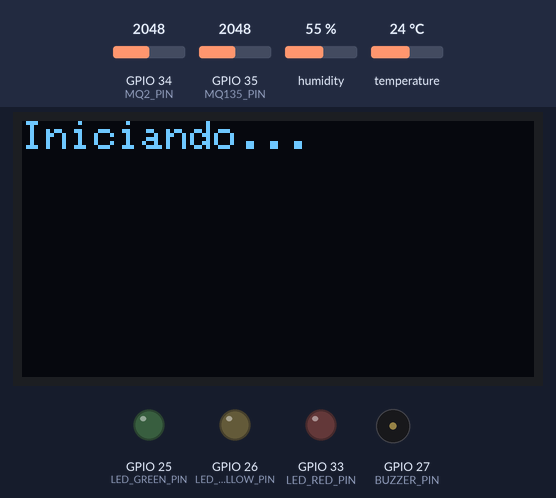
Bench run of a sketch on a simulated ESP32. Shown: 128×64 one-colour display, output pins drawn as LEDs (lit = HIGH), buzzer (waves = sounding, pin HIGH). The inputs (shaded band) are chosen by the test bench; at power-on: GPIO 34 (MQ2_PIN) = 2048, GPIO 35 (MQ135_PIN) = 2048, humidity 55 %, temperature 24 °C. WiFi joins after 1.5 s; servers stay silent unless stated; web services answer with replies made up by the test bench; what the sketch prints to the serial monitor is not drawn.

Above: at 0.6 s.
At 2.1 s:
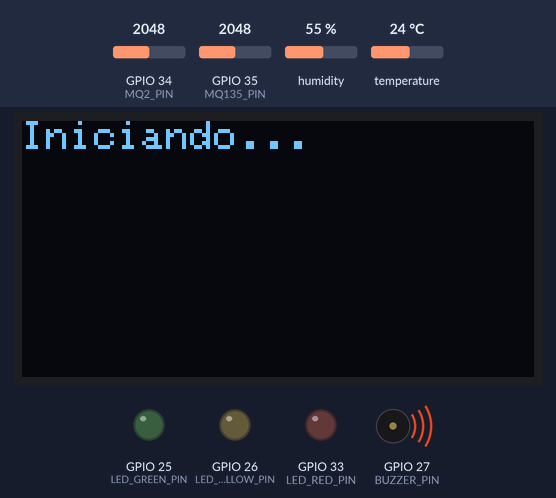
At 3.2 s:
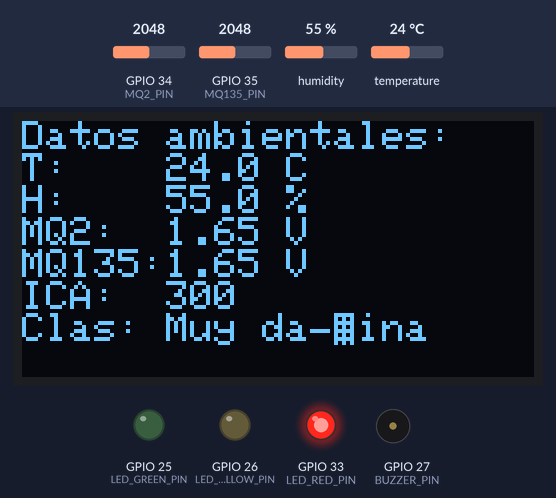
At 19.5 s:
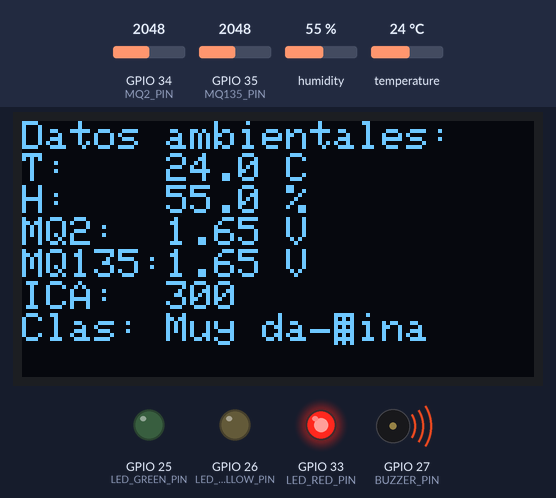
Timing chart, 0 to 37.1 s (numbered marks = the images above):
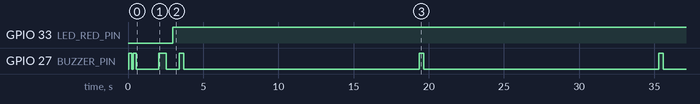

The sketch:

proyecto_particulas.ino
```cpp
#include <WiFi.h>
#include <HTTPClient.h>
#include <Adafruit_GFX.h>
#include <Adafruit_SSD1306.h>
#include "DHT.h"
#include <ArduinoJson.h>

// -------- CONFIGURACIÓN --------
#define DHTPIN            13
#define DHTTYPE           DHT11
#define MQ2_PIN           34
#define MQ135_PIN         35
#define LED_GREEN_PIN     25
#define LED_YELLOW_PIN    26
#define LED_RED_PIN       33
#define BUZZER_PIN        27

#define SCREEN_WIDTH      128
#define SCREEN_HEIGHT     64
#define OLED_RESET        -1

#define WIFI_SSID         "jmaitac"
#define WIFI_PASSWORD     "12345678"
#define THINGSPEAK_APIKEY "69T2P3TIZAJBX0NV"

#define TELEGRAM_BOT_TOKEN "7825542825:AAE3mPWmsr1SFIH1Tk_aYca6ezCL3jERzGg"
#define TELEGRAM_CHAT_ID   "865409686"

// -------- OBJETOS Y VARIABLES --------
DHT dht(DHTPIN, DHTTYPE);
Adafruit_SSD1306 display(SCREEN_WIDTH, SCREEN_HEIGHT, &Wire, OLED_RESET);

long   lastUpdateId    = 0;
float  lastTemp        = NAN;
float  lastHum         = NAN;
float  lastMQ2         = NAN;
float  lastMQ135       = NAN;
int    lastICA         = 0;
String lastClasificacion;
bool   alertsEnabled   = true;

// Contadores de alerta (máximo 3 envíos consecutivos)
int alertTempCount = 0;
int alertHumCount  = 0;
int alertICAcount  = 0;

// -------- PROTOTIPOS --------
void beep(int d);
void displayError();
String urlEncode(const char *msg);
void sendTelegramMessage(const String &message);
void checkTelegramCommands();
void sendThingSpeakData(float t, float h, int ica, float mq135, float mq2);

// -------- SETUP --------
void setup() {
  Serial.begin(115200);
  dht.begin();
  pinMode(MQ2_PIN, INPUT);
  pinMode(MQ135_PIN, INPUT);
  pinMode(LED_GREEN_PIN, OUTPUT);
  pinMode(LED_YELLOW_PIN, OUTPUT);
  pinMode(LED_RED_PIN, OUTPUT);
  pinMode(BUZZER_PIN, OUTPUT);

  if (!display.begin(SSD1306_SWITCHCAPVCC, 0x3C)) {
    Serial.println("OLED no detectada");
    while (true);
  }
  display.clearDisplay();
  display.setTextColor(WHITE);
  display.setTextSize(1);
  display.setCursor(0, 0);
  display.println("Iniciando...");
  display.display();
  beep(200); delay(100); beep(200);

  WiFi.begin(WIFI_SSID, WIFI_PASSWORD);
  Serial.print("Conectando WiFi");
  while (WiFi.status() != WL_CONNECTED) {
    delay(500); Serial.print(".");
  }
  Serial.println("\nWiFi conectado");
  beep(500);

  sendTelegramMessage("🤖 Sistema activado y conectado.");
}

// -------- LOOP --------
void loop() {
  checkTelegramCommands();

  // Lectura de sensores
  float t          = dht.readTemperature();
  float h          = dht.readHumidity();
  int rawMQ2       = analogRead(MQ2_PIN);
  int rawMQ135     = analogRead(MQ135_PIN);
  float voltMQ2    = rawMQ2   * (3.3f / 4095.0f);
  float voltMQ135  = rawMQ135 * (3.3f / 4095.0f);
  float avgVolt    = (voltMQ2 + voltMQ135) / 2;

  if (isnan(t) || isnan(h)) {
    Serial.println("Error DHT11");
    displayError();
    delay(2000);
    return;
  }

  // Cálculo de ICA
  int ica;
  String clasificacion;
  if      (avgVolt <= 0.80)  { ica = 50;  clasificacion = "Buena"; }
  else if (avgVolt <= 1.00)  { ica = 100; clasificacion = "Moderada"; }
  else if (avgVolt <= 1.20)  { ica = 150; clasificacion = "Dañina a sensibles"; }
  else if (avgVolt <= 1.50)  { ica = 200; clasificacion = "Dañina"; }
  else if (avgVolt <= 2.00)  { ica = 300; clasificacion = "Muy dañina"; }
  else if (avgVolt <= 2.50)  { ica = 400; clasificacion = "Peligrosa"; }
  else                       { ica = 500; clasificacion = "Peligrosa extrema"; }

  // Guardar últimos valores
  lastTemp           = t;
  lastHum            = h;
  lastMQ2            = voltMQ2;
  lastMQ135          = voltMQ135;
  lastICA            = ica;
  lastClasificacion  = clasificacion;

  // Control de LEDs
  digitalWrite(LED_GREEN_PIN,  (ica <= 50));
  digitalWrite(LED_YELLOW_PIN, (ica > 50 && ica <= 150));
  digitalWrite(LED_RED_PIN,    (ica > 150));

  // Mostrar en OLED
  display.clearDisplay();
  display.setTextSize(1);
  display.setCursor(0,  0);
  display.println("Datos ambientales:");
  display.printf("T:    %.1f C\n", t);
  display.printf("H:    %.1f %%\n", h);
  display.printf("MQ2:  %.2f V\n", voltMQ2);
  display.printf("MQ135:%.2f V\n", voltMQ135);
  display.printf("ICA:  %d\n", ica);
  display.printf("Clas: %s", clasificacion.c_str());
  display.display();

  // Enviar a ThingSpeak
  sendThingSpeakData(t, h, ica, voltMQ135, voltMQ2);

  // Alertas Telegram (hasta 3 veces consecutivas)
  if (alertsEnabled) {
    // Temperatura
    if (t > 35.0) {
      if (alertTempCount < 3) {
        sendTelegramMessage("🌡️ *Alerta temperatura dañina*\nT: " + String(t,1) + " °C");
        beep(300);
        alertTempCount++;
      }
    } else {
      alertTempCount = 0;
    }

    // Humedad
    if (h > 70.0) {
      if (alertHumCount < 3) {
        sendTelegramMessage("💧 *Alerta humedad dañina*\nH: " + String(h,1) + " %");
        beep(300);
        alertHumCount++;
      }
    } else {
      alertHumCount = 0;
    }

    // ICA
    if (ica > 150) {
      if (alertICAcount < 3) {
        sendTelegramMessage("⚠️ *Alerta ICA dañino*\nICA: " + String(ica) + " (" + clasificacion + ")");
        beep(300);
        alertICAcount++;
      }
    } else {
      alertICAcount = 0;
    }
  }

  delay(15000);
}

// -------- FUNCIONES AUXILIARES --------
void beep(int d) {
  digitalWrite(BUZZER_PIN, HIGH);
  delay(d);
  digitalWrite(BUZZER_PIN, LOW);
}

void displayError() {
  display.clearDisplay();
  display.setCursor(0, 0);
  display.setTextSize(1);
  display.println("Error sensor DHT");
  display.display();
}

String urlEncode(const char *msg) {
  const char *hex = "0123456789ABCDEF";
  String encoded;
  while (*msg) {
    char c = *msg++;
    if (isalnum(c))      encoded += c;
    else if (c == ' ')   encoded += '+';
    else {
      encoded += '%';
      encoded += hex[(c >> 4) & 0xF];
      encoded += hex[c & 0xF];
    }
  }
  return encoded;
}

void sendTelegramMessage(const String &message) {
  if (WiFi.status() != WL_CONNECTED) return;
  HTTPClient http;
  String url = "https://api.telegram.org/bot" + String(TELEGRAM_BOT_TOKEN) +
               "/sendMessage?chat_id=" + TELEGRAM_CHAT_ID +
               "&text=" + urlEncode(message.c_str());
  http.begin(url);
  http.GET();
  http.end();
}

void sendThingSpeakData(float t, float h, int ica, float mq135, float mq2) {
  if (WiFi.status() != WL_CONNECTED) return;
  HTTPClient http;
  String url = "http://api.thingspeak.com/update?api_key=" + String(THINGSPEAK_APIKEY) +
               "&field1=" + String(t) +
               "&field2=" + String(h) +
               "&field3=" + String(ica) +
               "&field4=" + String(mq135, 2) +
               "&field5=" + String(mq2,   2);
  http.begin(url);
  http.GET();
  http.end();
}

void checkTelegramCommands() {
  if (WiFi.status() != WL_CONNECTED) return;
  HTTPClient http;
  String url = "https://api.telegram.org/bot" + String(TELEGRAM_BOT_TOKEN) +
               "/getUpdates?offset=" + String(lastUpdateId + 1);
  http.begin(url);
  int code = http.GET();
  if (code == 200) {
    String payload = http.getString();
    DynamicJsonDocument doc(2048);
    if (!deserializeJson(doc, payload)) {
      for (JsonObject res : doc["result"].as<JsonArray>()) {
        lastUpdateId = res["update_id"].as<long>();
        String txt = res["message"]["text"].as<String>();
        if (txt.equalsIgnoreCase("/datos")) {
          String msg = "📡 Últimos datos:\n";
          msg += "T:     " + String(lastTemp,1)   + " °C\n";
          msg += "H:     " + String(lastHum,1)    + " %\n";
          msg += "MQ2:   " + String(lastMQ2,2)    + " V\n";
          msg += "MQ135: " + String(lastMQ135,2)  + " V\n";
          msg += "ICA:   " + String(lastICA)      + "\n";
          msg += lastClasificacion;
          sendTelegramMessage(msg);
        }
        else if (txt.equalsIgnoreCase("/stop")) {
          alertsEnabled = false;
          sendTelegramMessage("⏸️ Alertas deshabilitadas.");
        }
        else if (txt.equalsIgnoreCase("/reanudar")) {
          alertsEnabled = true;
          sendTelegramMessage("▶️ Alertas reanudadas.");
        }
      }
    }
  }
  http.end();
}
```

Measured:
- by itself, GPIO 33 (LED_RED_PIN): LOW → HIGH at 3.0 s
- by itself, GPIO 27 (BUZZER_PIN): HIGH → LOW at 0.26 s, → HIGH 0.10 s later, → LOW 0.20 s later, → HIGH 1.5 s later, … (11 changes in this stretch)
